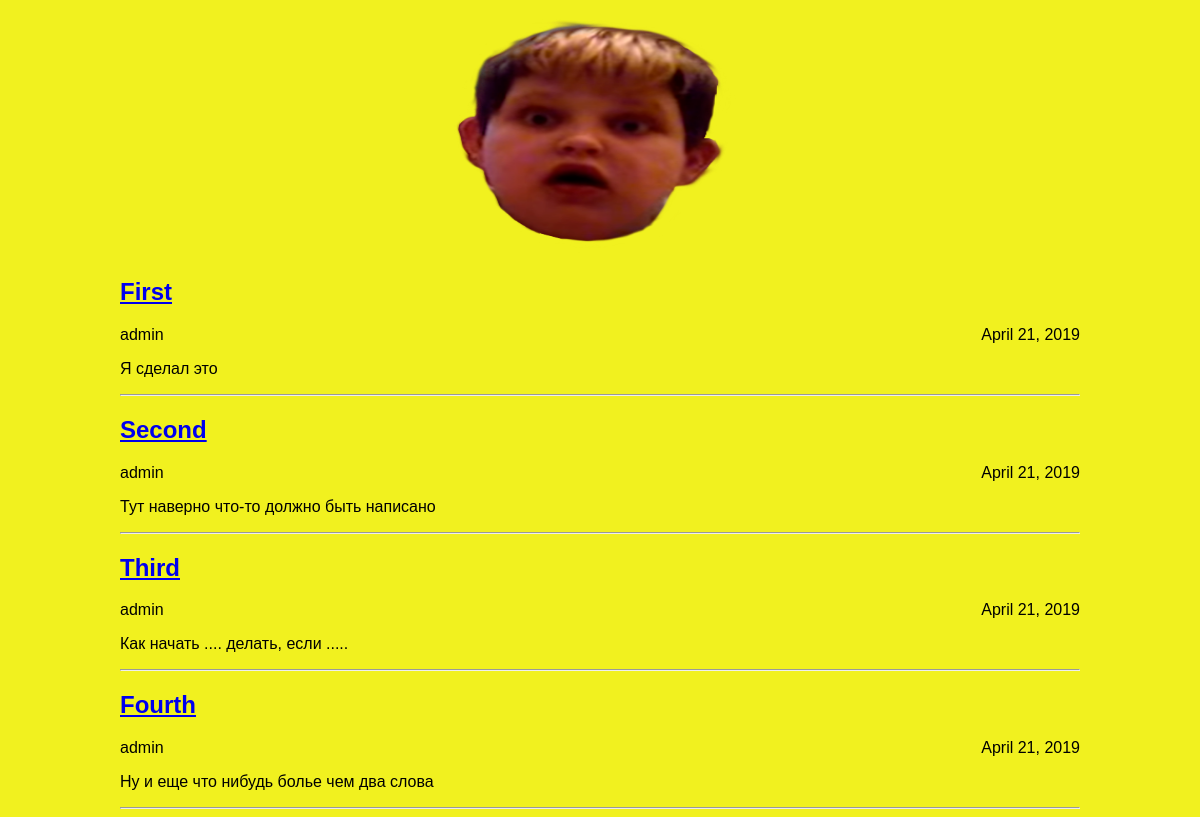
The page / on the database its author committed.
### articles/models.py (models this page shows, shortened)
class Article(models.Model):
	title = models.CharField(max_length=200)
	author = models.ForeignKey(User, on_delete=models.CASCADE)
	text = models.TextField()
	created_date = models.DateField(auto_now_add=True)
	def get_excerpt(self): #Используется в административном интерфейсе
		return self.text[:140] + "..." if len(self.text) > 140 else self.text

### articles/views.py (the view)
# urls.py: path('', views.archive),
def archive(request):
	return render(request, 'archive.html', {"posts":Article.objects.all()})

### articles/templates/archive.html (shortened to what this page needs)
<!DOCTYPE html>
<html>
	<head>
		<link rel="stylesheet" href="{{ STATIC_URL }}/static/article.css">
	</head>
	<body class="archive">
		<div class="header">
			<img src="{{ STATIC_URL }}/static/img/ОМГ.png"/>
		</div>
		<div class="posts-archive">
		{% for post in posts%}
			<div class="one-post">
				<a href="/article/{{post.id}}"><h2 class="post-title">{{ post.title }}</h2></a>
				<div class="article-info">
					<div class="article-author">{{ post.author.username }}</div>
					<div class="article-created-date">{{ post.created_date }}</div>
				</div>
				<p class="article-text">{{ post.get_excerpt }}</p>
				<hr>
			</div>
		{% endfor %}
		</div>
	</body>
</html>

### articles/static/article.css (style rules this page uses)
body { background: #f1f11f; font-family: Tahoma, Arial, sans-serif; color: #000000; }
.archive { width: 960px; margin-left: auto; margin-right: auto; }
.header img { display: block; width: 318px; margin-left: auto; margin-right: auto; }
.article-author { width: 50%; float: left; }
.article-created-date { text-align: right; }

### articles/templates/archive.html (style rules this page uses)
img { height: 250px; }

### rows shown on the page
Article: title "First", author.username "admin", created_date "April 21, 2019", get_excerpt "Я сделал это"
Article: title "Second", author.username "admin", created_date "April 21, 2019", get_excerpt "Тут наверно что-то должно быть написано"
Article: title "Third", author.username "admin", created_date "April 21, 2019", get_excerpt "Как начать .... делать, если ....."
Article: title "Fourth", author.username "admin", created_date "April 21, 2019", get_excerpt "Ну и еще что нибудь болье чем два слова"
